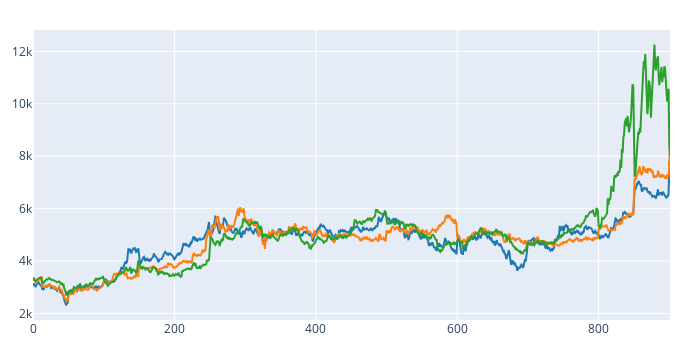

The notebook cell saved with this chart:
### Code cell
Scatter(data=asset_value).fig.show()

### Figure 1 — Plotly figure (JSON) as saved in the notebook; plotly's stock layout.template omitted (floating-point values rounded to 4 significant figures; data arrays with more than 128 entries replaced by an {"elided": "..."} marker saying what was removed)
{"data": [{"showlegend": false, "type": "scatter", "uid": "79822fa6-518a-4c5a-9000-6c2e4e6390f2", "y": {"elided": "902 float values"}}, {"showlegend": false, "type": "scatter", "uid": "04111101-6fc4-47bd-88e7-55d2cfa94ee6", "y": {"elided": "902 float values"}}, {"showlegend": false, "type": "scatter", "uid": "f296d184-f89e-4f58-a0d3-1d6ad250e6df", "y": {"elided": "902 float values"}}], "layout": {"height": 350, "legend": {"orientation": "h", "traceorder": "normal", "x": 1, "xanchor": "right", "y": 1.02, "yanchor": "bottom"}, "margin": {"b": 30, "l": 30, "r": 30, "t": 30}, "width": 700, "xaxis": {"autorange": true, "range": [0, 901]}, "yaxis": {"autorange": true, "range": [1752.0, 12820.0], "type": "linear"}}}
